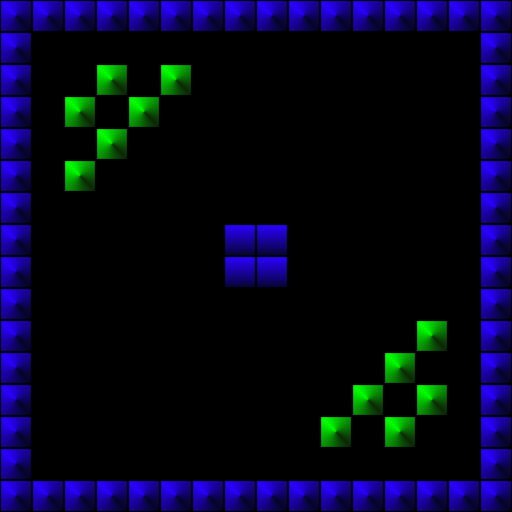

Rendered tile map (Tiled .tmx) drawn with the repository's tilesets; below, a short description and the full map source, tile grids included:
An orthogonal 16x16 tile map with 32x32 px tiles, 1 tile layer (Tile Layer 1).

<map version="1.10" tiledversion="1.11.0" orientation="orthogonal" renderorder="right-down" width="16" height="16" tilewidth="32" tileheight="32" infinite="0" nextlayerid="2" nextobjectid="1">
 <tileset firstgid="1" source="../Tileset1.tsx" />
 <layer id="1" name="Tile Layer 1" width="16" height="16">
  <data encoding="csv">
2,2,2,2,2,2,2,2,2,2,2,2,2,2,2,2,
2,0,0,0,0,0,0,0,0,0,0,0,0,0,0,2,
2,0,0,6,0,6,0,0,0,0,0,0,0,0,0,2,
2,0,6,0,6,0,0,0,0,0,0,0,0,0,0,2,
2,0,0,6,0,0,0,0,0,0,0,0,0,0,0,2,
2,0,6,0,0,0,0,0,0,0,0,0,0,0,0,2,
2,0,0,0,0,0,0,0,0,0,0,0,0,0,0,2,
2,0,0,0,0,0,0,3,3,0,0,0,0,0,0,2,
2,0,0,0,0,0,0,3,3,0,0,0,0,0,0,2,
2,0,0,0,0,0,0,0,0,0,0,0,0,0,0,2,
2,0,0,0,0,0,0,0,0,0,0,0,0,6,0,2,
2,0,0,0,0,0,0,0,0,0,0,0,6,0,0,2,
2,0,0,0,0,0,0,0,0,0,0,6,0,6,0,2,
2,0,0,0,0,0,0,0,0,0,6,0,6,0,0,2,
2,0,0,0,0,0,0,0,0,0,0,0,0,0,0,2,
2,2,2,2,2,2,2,2,2,2,2,2,2,2,2,2
</data>
 </layer>
</map>
